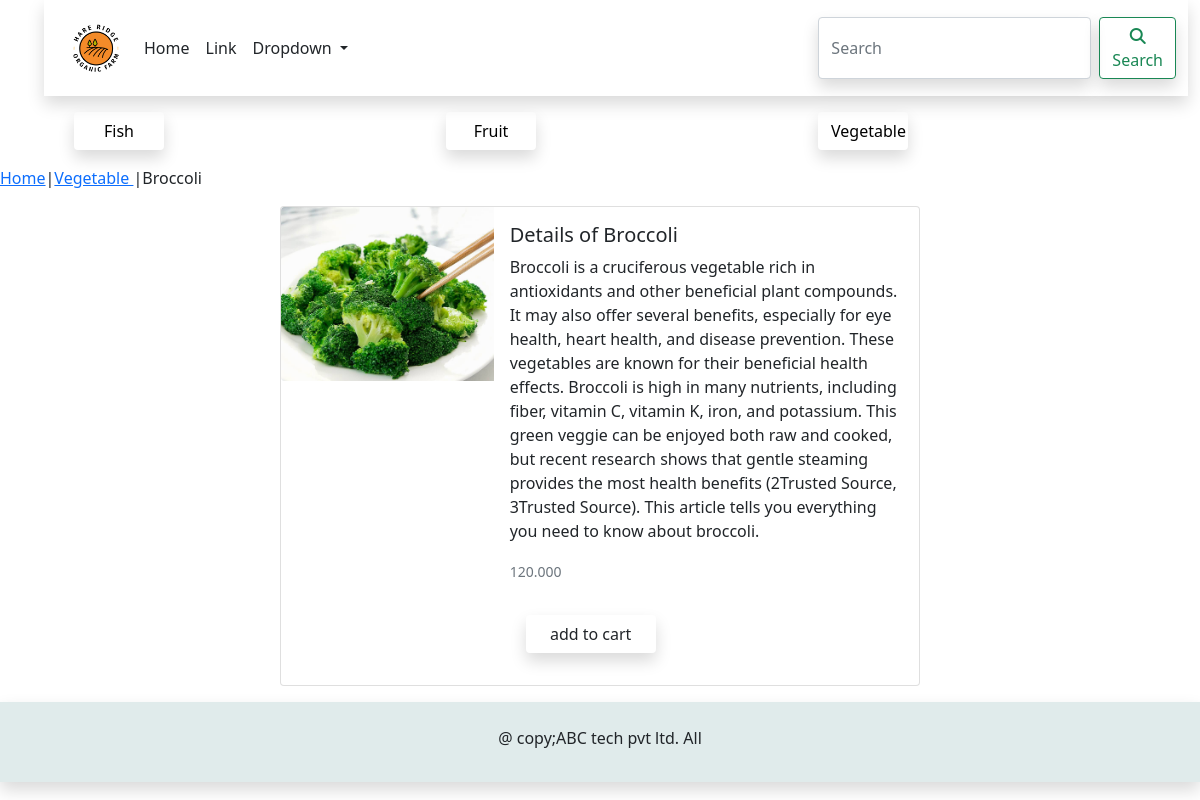
/farm/vegitable/broccoli/, run on the app's committed database.
### farm_main/models.py (models this page shows, shortened)
class Category(models.Model):
    name = models.CharField(max_length=250,unique=True)
    slug = models.SlugField(max_length=250,unique=True)
    description = models.TextField(blank=True)
    image = models.ImageField(upload_to='category_images',blank=True)
    class Meta:
        ordering = ('name',)
        verbose_name = 'category'
        verbose_name_plural = 'categories'
    def get_url(self):
        return reverse('farm_main:product_by_category', args=[self.slug])
    def __str__(self):
        return self.name

class Product(models.Model):
    name = models.CharField(max_length=250,unique=True)
    slug = models.SlugField(max_length=250,unique=True)
    description = models.TextField(blank=True)
    price = models.DecimalField(max_digits=10, decimal_places=3)
    category = models.ForeignKey(Category, on_delete=models.CASCADE)
    image = models.ImageField(upload_to='products_image', blank=True)
    stock = models.IntegerField()
    available = models.BooleanField(default=True)
    created = models.DateTimeField(auto_now_add=True)
    updated = models.DateTimeField(auto_now_add=True)
    class Meta:
        ordering = ('name',)
        verbose_name = 'Product'
        verbose_name_plural = 'Products'

### farm_main/views.py (the view)
# urls.py: path('<slug:c_slug>/<slug:product_slug>/', views.proDetail, name='productCategoryDetail')
def proDetail(request,c_slug,product_slug):
    try:
        product = Product.objects.get(category__slug=c_slug,slug = product_slug)
    except Exception as e:
        raise e
    return render(request,'product.html',{'product':product})

### cart/context_processors.py (called while the page is built)
def counter(request):
    item_count = 0
    if 'admin' in request.path:
        return {}
    else:
        try:
            cart = Cart.objects.filter(cart_id=_cart_id(request))
            cart_items = CartItem.objects.all().filter(cart=cart[:1])
            for cart_item in cart_items:
                item_count += cart_item.quantity
        except Cart.DoesNotExist:
            item_count = 0
    return dict(item_count = item_count)

### cart/views.py (called while the page is built)
def _cart_id(request):
    cart = request.session.session_key
    if not cart:
        cart = request.session.create()
    return cart

### farm_main/context_processors.py (called while the page is built)
def menu_links(request):
    links = Category.objects.all()
    return dict(links=links)

### templates/product.html (shortened to what this page needs)
{% extends 'base.html' %}
{% load static %}
{% block content %}
<div>
    <p><a href="{% url 'farm_main:allprodcat' %}">Home</a>|<a href="{{product.category.get_url}}">{{product.category}}
    </a>|{{product.name}}</p>
</div>
<div class="card mb-3" style="max-width: 640px;margin-left:auto;margin-right:auto;">
  <div class="row g-0">
    <div class="col-md-4">
      <img src="{{product.image.url}}" class="img-fluid rounded-start" alt="{{product.name}}">
    </div>
    <div class="col-md-8">
      <div class="card-body">
        <h5 class="card-title">Details of {{product.name}}</h5>
        <p class="card-text">{{product.description}}</p>
        <p class="card-text"><small class="text-muted">{{product.price}}</small></p>
          <div>
        {% if product.stock <= 0 %}
        <p><b>out of stock</b></p>
        {% else %}
        <a style="width:130px;" class="btn shadow my-3 mx-3" href="{% url 'cart:add_cart' product.id %}">add to cart</a>
        </div>
        </div>
        {% endif %}
    </div>
  </div>
</div>
{% endblock %}

### templates/nav.html (shortened to what this page needs)
{% load static %}
<nav class="container-fluid">
    <ul style="width:100%">
        <nav class="navbar navbar-expand-lg bg-body-tertiary shadow">
  <div class="container-fluid">
      <header>
    <center>
        <img src="{% static 'img/logo1.png' %}" alt="logoimage" style="height:80px;">
    </center>
</header>
    <div class="collapse navbar-collapse text-dark" id="navbarSupportedContent">
      <ul class="navbar-nav me-auto mb-2 mb-lg-0">
        <li class="nav-item">
          <a class="nav-link active text-dark" href="{% url 'farm_main:allprodcat' %}">Home</a>
        </li>
        <li class="nav-item">
          <a class="nav-link text-dark" href="#">Link</a>
        </li>
        <li class="nav-item dropdown">
          <a class="nav-link dropdown-toggle text-dark" href="#" role="button" data-bs-toggle="dropdown" aria-expanded="false">
            Dropdown
          </a>
        </li>
      </ul>
      <form class="d-flex" role="search" action="{% url 'searchapp:search' %}" method="get">
        <input class="form-control me-2 shadow" type="search" placeholder="Search" aria-label="Search" name="q">
        <button class="btn btn-outline-success shadow" type="submit"><i class="fa-solid fa-magnifying-glass"></i>Search</button>
      </form>
    </div>
  </div>
</nav>
        <div class="container">
            {% for cat in links %}
        <div class="col-4" style="float:left;">
        <button style="width:90px;" class="btn shadow my-3 mx-3"><a id="link" href="{{cat.get_url}}">{{cat.name}}</a></button>
        </div>
            {% endfor %}
        </div>
    </ul>
</nav>

### templates/base.html (style rules this page uses)
#link { text-decoration:none;color:black; }

### data on the page
Category: name "Fish"
Category: name "Fruit"
Category: name "Vegetable"
Product: category "Vegetable", name "Broccoli", image (picture), description "Broccoli is a cruciferous vegetable rich in antioxidants and other beneficial plant compounds. It may also offer several benefits, especially for eye health, heart health, and disease prevention. These vegetables are known for their beneficial health effects. Broccoli is high in many nutrients, including fiber, vitamin C, vitamin K, iron, and potassium. This green veggie can be enjoyed both raw and cooked, but recent research shows that gentle steaming provides the most health benefits (2Trusted Source, 3Trusted Source). This article tells you everything you need to know about broccoli.", price "120.000"
